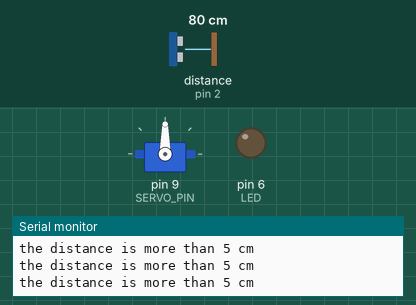
Simulated run of this sketch. Board: Arduino Uno, built with avr-gcc and run on an emulated ATmega328P. On the bench: servo, output pins drawn as LEDs (lit = HIGH), the last lines printed to the serial monitor. Wiring (inferred from the names in the program): ultrasonic range finder: trigger pin 3; echo pin 2. The inputs (shaded band) are chosen by the test bench; at power-on: distance to the obstacle (sensor on pin 2) 80 cm. The echo pulse lasts 58.3 µs per cm; pins used as bus, display or sensor lines are not drawn.

Above: at 1.2 s.
1.3 s: distance to the obstacle (sensor on pin 2) set to 8 cm
2.8 s: distance to the obstacle (sensor on pin 2) set to 5 cm
At 2.95 s:
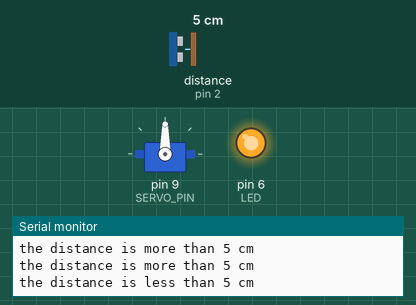
At 5.1 s:
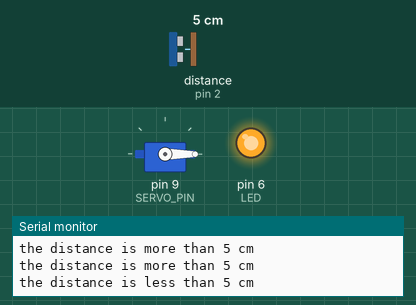
Timing chart, 0 to 11.8 s (numbered marks = the images above; inputs shaded):
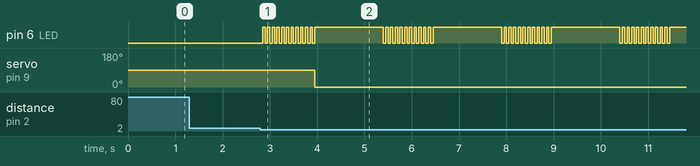

The sketch:

EatingRobot.ino
```cpp
/*
 * Cartboard eating Robot
 * Author: GoldScrew
 * Email: goldscrewdiy@gmail.com
 * Description: It's using HC-SR04 (Detect food by distance <= 5 cm) and Server (to open and close the mouth)
 */

/* Modified by
 *  Manuel Arrayás
 *  manuel.arrayas@gmail.com
 *  01-01-2024
 */

#include "HC-SR04/SR04.h" // Library for the sensor
#include <Servo.h>
#define SERVO_PIN 9 // Set pin 9 for servo
#define LED 6 // Set pin 6 for led

// HC-SR04 ultrasonic sensor
const int trig = 3;     // trig of HC-SR04
const int echo = 2;     // echo of HC-SR04

// Servo
Servo mouthServo;


void setup()
{
  // Serial connection with baudrate 960
  Serial.begin(9600);

  // Send signal with TRIG
  pinMode(trig, OUTPUT);

  // Receive signal with ECHO
  pinMode(echo, INPUT);

  // Mouth Server
  mouthServo.attach(SERVO_PIN);
  mouthServo.write(90);

  // LED
  pinMode(LED, OUTPUT);
  digitalWrite(LED, LOW);
}
void loop()
{
  /* Duration */
  unsigned long duration;
  int distance; //Distance

  /* Send signal from TRIG pin */
  digitalWrite(trig, 0); //Stop trig pin
  delayMicroseconds(2); //Delay 2 micro seconds
  digitalWrite(trig, 1); //Send signal from TRIG pin
  delayMicroseconds(10); //Delay 10 micro seconds
  digitalWrite(trig, 0); //Stop trig pin

  /* Measure HIGH pulse width at ECHO pin */
  duration = pulseIn(echo, HIGH);

  //Calculate distance
  distance = int(duration/2/29.412);

  if(distance <= 5)
  {
    //Print distance
    Serial.println("the distance is less than 5 cm");

    for (int i = 0; i <= 10; i++) {
    digitalWrite(LED, HIGH);   // turn the LED on (HIGH is the voltage level)
    delay(50);                       // wait for a second
    digitalWrite(LED, LOW);    // turn the LED off by making the voltage LOW
    delay(50);
    }
    // LED on
    digitalWrite(LED, HIGH);

    // Start open mouth
    mouthServo.write(0);

    // Delay
    delay(1200);

  } else {

    //Print distance
    Serial.println("the distance is more than 5 cm");

    // LED on
    digitalWrite(LED, LOW);

    // Close the mouth
    mouthServo.write(90);
  }

  // Delay
  delay(200);
}
```

SR04.h
```cpp
#ifndef SR04_H
#define SR04_H

#if defined(ARDUINO) && ARDUINO >= 100
	#include "Arduino.h"
#else
	#include "WProgram.h"
#endif
//#include "pins_arduino.h"

#include <inttypes.h>

#define PULSE_TIMEOUT 150000L	// 100ms
#define DEFAULT_DELAY 10
#define DEFAULT_PINGS 5
class SR04 {
public:

	/**
	* Constructor
	* Ultrasonic sensor SR04, four connections pins
	* VCC, ECHO, TRIGGER, GND
	* <br>
	* \param echoPin digital INPUT-Pin for measuring distance
	* \param triggerPin if 10us high a trigger signal is generated from
	*					SR04
	*
	* \return void
	*/
	SR04(int echoPin, int triggerPin);

	/**
	* Do a measurment for this sensor. Return distance as long
	* in centimenter
	* \return long distance in centimeter
	*/
	long Distance();

	/**
	* Do count measurents and calculate the average.
	* To avoid defilement from ow/high peaks, min/max values
	* are substracted from the average
	*
	* \param wait delay between measurements, default = DEFAULT_DELAY/ms
	* \param count number of measurements, default DEFAULT_PINGS
	* \return long distance in centimeter
	**/
	long DistanceAvg(int wait=DEFAULT_DELAY, int count=DEFAULT_PINGS);

	/**
	* Do only a ping. Get result with methode getDistance()
	*
	* \param keine
	*/
	void Ping() ;

	/**
	* return latest distance. Methode Ping() should be called before
	* \param keine
	* \return Distanz in Zentimeter
	*/
	long getDistance();


private:
	/**
	* Do the measurement calculation and return result in centimeter
	* SR04 measure echo time to obstacle and return way.
	* <br>
	* Sound travels with 340m/sec
	* <br>
	* Example: Obstace 100cm away from SR04. Measure time is 100cm to
	* obstacle and 100cm return = 200cm
	* <br>
	* 1sec = 1000ms = 1.000.000uS
	* 1.000.000 / 340 = Distance in microseconds for 100cm
	* 2941uS fuer 100cm = 5882 uS fuer 200cm
	*
	* duration / 5882 * 100 = distance in cm
	*/
	long MicrosecondsToCentimeter(long duration);

	long _currentDistance;
	int _echoPin, _triggerPin;
	long _duration, _distance;
	bool _autoMode;
};
#endif
```

Measured:
- the behaviour switches between 7 and 6 cm on distance to the obstacle (sensor on pin 2) (found by bisection; images 0 and 1)
- after the input at 2.8 s, pin 6 (LED): LOW → HIGH after 0.05 s, then repeats every 2.5 s: HIGH 1.5 s, 10 × (LOW 0.05 s, HIGH 0.05 s), LOW 0.05 s; servo on pin 9 (SERVO_PIN): 90° → 0° after 1.1 s
